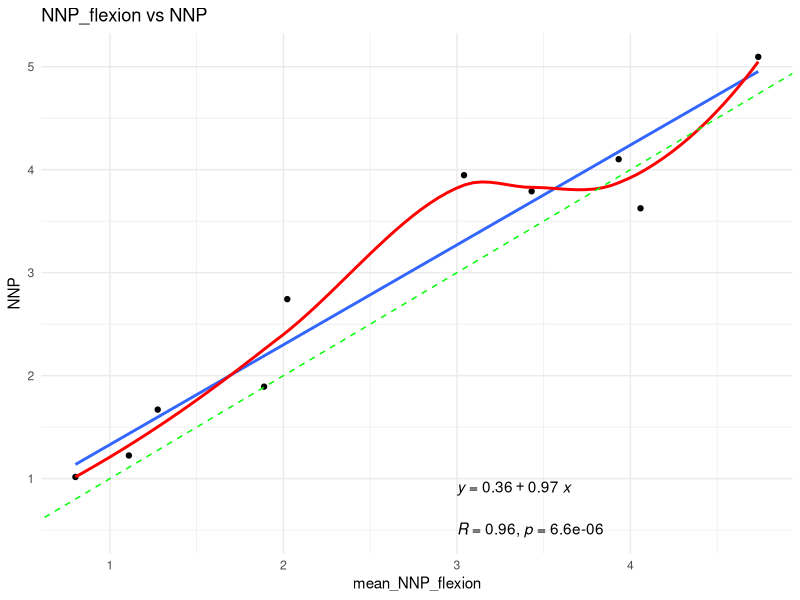
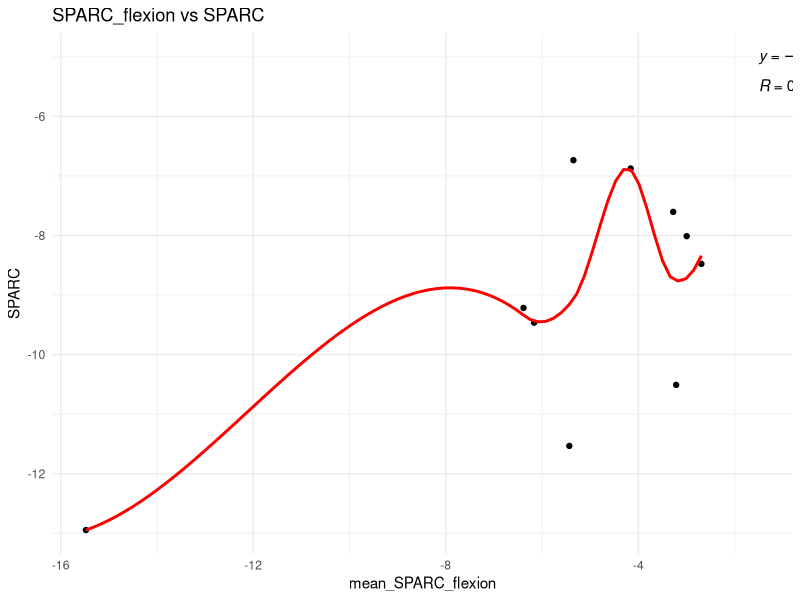
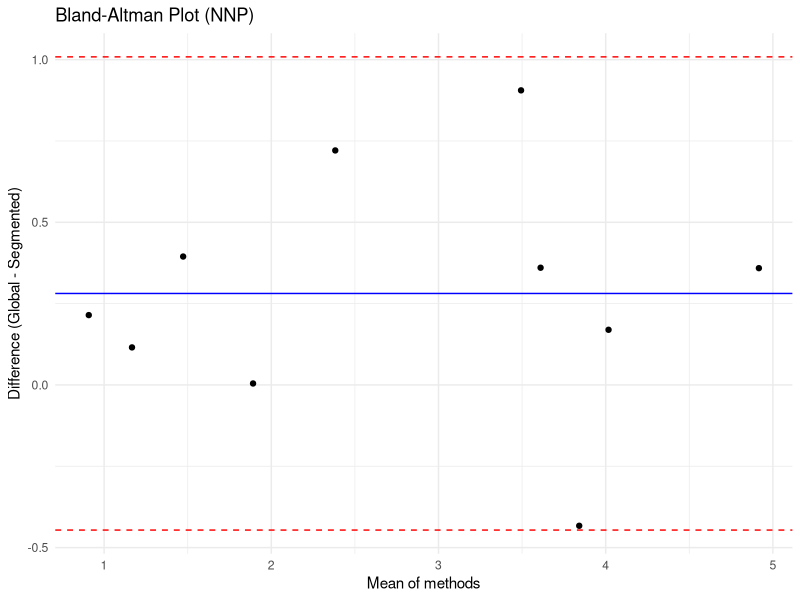
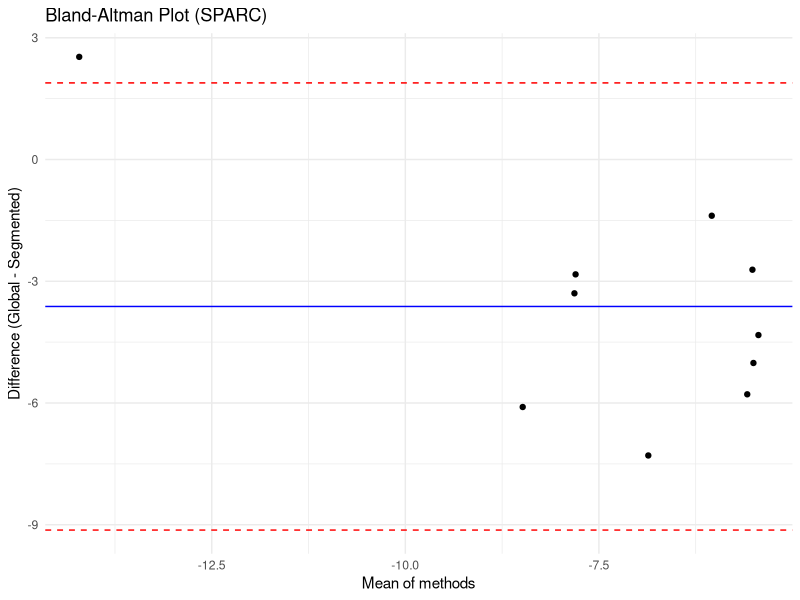

These charts were generated, in order, by the following R code:
## ---- chunk 1
# import libraries to read excel and compute a plot
library(readxl)
library(ggplot2)
library(ggpubr)
library(dplyr)
library(stringr)

## ---- chunk 2
# From data, import "results_repetition.xlsx"
data_subject <- read_excel("data/results_all.xlsx")
data_subject
## ---- chunk 3
# Plot NNP_flexion as a function of NNP
ggplot(data_subject, aes(x = mean_NNP_flexion, y = NNP)) +
  geom_point() +
  geom_smooth(method = "lm", se = FALSE) +
  geom_smooth(method = "loess", se = FALSE, color = "red") +
  geom_abline(slope = 1, intercept = 0, color = "green", linetype = "dashed") +
  # add the equation and the R-squared value to the plot
  stat_regline_equation(label.x = 3, label.y = 0.9) +
  stat_cor(method = "pearson", label.x = 3, label.y = 0.5) +
  labs(title = "NNP_flexion vs NNP",
       x = "mean_NNP_flexion",
       y = "NNP") +
  theme_minimal()
## ---- chunk 4
# Plot SPARC_flexion as a function of SPARC
ggplot(data_subject, aes(x = mean_SPARC_flexion, y = SPARC)) +
  geom_point() +
  #geom_smooth(method = "lm", se = FALSE) +
  geom_smooth(method = "loess", se = FALSE, color = "red") +
  #geom_abline(slope = 1, intercept = 0, color = "green", linetype = "dashed") +
  stat_regline_equation(label.x = -1.5, label.y = -5) +
  stat_cor(method = "pearson", label.x = -1.5, label.y = - 5.5) +  
  labs(title = "SPARC_flexion vs SPARC",
       x = "mean_SPARC_flexion",
       y = "SPARC") +
  theme_minimal()
  
## ---- chunk 5
# Compute the Bland-Altman test

data_subject$mean_NNP <- (data_subject$NNP + data_subject$mean_NNP_flexion) / 2
data_subject$diff_NNP <- data_subject$NNP - data_subject$mean_NNP_flexion

# Shapiro wilk test to test the normal distribution of the differences 
shapiro.test(data_subject$diff_NNP)

bias_NNP <- mean(data_subject$diff_NNP, na.rm = TRUE)
sd_NNP <- sd(data_subject$diff_NNP, na.rm = TRUE)

upper_NNP <- bias_NNP + 1.96 * sd_NNP
lower_NNP <- bias_NNP - 1.96 * sd_NNP

# Plot
ggplot(data_subject, aes(x = mean_NNP, y = diff_NNP)) +
  geom_point() +
  geom_hline(yintercept = bias_NNP, color = "blue") +
  geom_hline(yintercept = upper_NNP, linetype = "dashed", color = "red") +
  geom_hline(yintercept = lower_NNP, linetype = "dashed", color = "red") +
  labs(title = "Bland-Altman Plot (NNP)",
       x = "Mean of methods",
       y = "Difference (Global - Segmented)") +
  theme_minimal()

## ---- chunk 6

# Compute the Bland-Altman test
data_subject$mean_SPARC <- (data_subject$SPARC + data_subject$mean_SPARC_flexion) / 2
data_subject$diff_SPARC <- data_subject$SPARC - data_subject$mean_SPARC_flexion

# Shapiro wilk test to test the normal distribution of the differences 
shapiro.test(data_subject$diff_SPARC)

bias_SPARC <- mean(data_subject$diff_SPARC, na.rm = TRUE)
sd_SPARC <- sd(data_subject$diff_SPARC, na.rm = TRUE)

upper_SPARC <- bias_SPARC + 1.96 * sd_SPARC
lower_SPARC <- bias_SPARC - 1.96 * sd_SPARC

# Plot
ggplot(data_subject, aes(x = mean_SPARC, y = diff_SPARC)) +
  geom_point() +
  geom_hline(yintercept = bias_SPARC, color = "blue") +
  geom_hline(yintercept = upper_SPARC, linetype = "dashed", color = "red") +
  geom_hline(yintercept = lower_SPARC, linetype = "dashed", color = "red") +
  labs(title = "Bland-Altman Plot (SPARC)",
       x = "Mean of methods",
       y = "Difference (Global - Segmented)") +
  theme_minimal()

## ---- chunk 7
# % bias NNP
mean_NNP_all <- mean(c(data_subject$NNP, data_subject$mean_NNP_flexion), na.rm = TRUE)
perc_bias_NNP <- (bias_NNP / mean_NNP_all) * 100

# % bias SPARC
mean_SPARC_all <- mean(c(data_subject$SPARC, data_subject$mean_SPARC_flexion), na.rm = TRUE)
perc_bias_SPARC <- (bias_SPARC / mean_SPARC_all) * 100

ba_table <- data.frame(
  methode = c("NNP", "SPARC"),
  bias = c(bias_NNP, bias_SPARC),
  sd = c(sd_NNP, sd_SPARC),
  lower = c(lower_NNP, lower_SPARC),
  upper = c(upper_NNP, upper_SPARC), 
  perc_bias = c(perc_bias_NNP, perc_bias_SPARC) 
  )

ba_table
